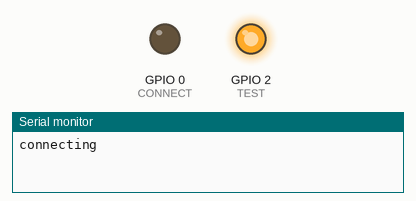
Recording of a sketch running on a simulated ESP8266 (NodeMCU). On the bench: output pins drawn as LEDs (lit = HIGH), the last lines printed to the serial monitor. WiFi joins after 1.5 s; servers stay silent unless stated; uploads are accepted with an empty reply.

Above: at 0.1 s.
At 1.6 s:
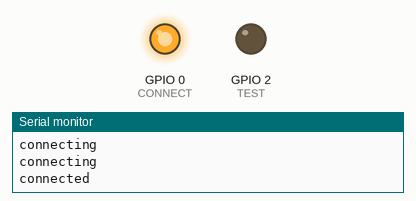
At 2.1 s:
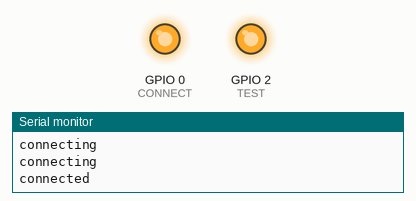
Timing chart, 0 to 3.6 s (numbered marks = the images above):
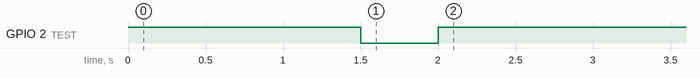

The sketch:

wifi-test.ino
```cpp
#include <ESP8266WiFi.h>
#include <WiFiClient.h>
#include <ESP8266HTTPClient.h>

#define CONNECT 0
#define TEST 2

const char *host = "172.20.10.2";
const int port = 8000;
const char *ssid = "Andrew";
const char *pw = "andrewli315";
int c_size = 3;
int r_size = 3;
int len;
int d;
char *tile;
char tmp;

WiFiClient client;
void setup()
{
    pinMode (CONNECT, OUTPUT);
    pinMode (TEST, OUTPUT);
    digitalWrite (TEST, 1);
    Serial.begin(115200);
    WiFi.begin(ssid, pw);
    len = c_size * r_size;
    tile = (char *)malloc (len+1);
    memset (tile, 0, len);
    while (WiFi.status() != WL_CONNECTED) {
        Serial.println ("connecting");
        delay(500);
    }
    Serial.println ("connected");
    digitalWrite (CONNECT, 1);
    digitalWrite (TEST, 0);
    d = 500;
}

void loop()
{
    if (Serial.available ()) {
        char r;
        r = Serial.read ();
        d = (r-'0') * 1000;
    }
    delay (d);
    memset (tile, 'A', len);
    tile[len] = '\0';
    digitalWrite (TEST, 1);
    String data = "{\"data\":\"" + (String)tile + "\"}";
    //Serial.println(data);
    if (WiFi.status() == WL_CONNECTED) { //Check WiFi connection status

        HTTPClient http;  //Declare an object of class HTTPClient

        http.begin("http://140.118.110.164:4444/broadcast"); //Specify request destination

        int httpCode = http.POST(data); //Send the request
        /*if (httpCode > 0) { //Check the returning code

            String payload = http.getString();   //Get the request response payload
            Serial.println(payload);             //Print the response payload

        }*/
        http.end();   //Close connection
    }
    Serial.println ("sent");
}
```

Measured:
- by itself, GPIO 2 (TEST): HIGH → LOW at 1.5 s, → HIGH 0.50 s later
